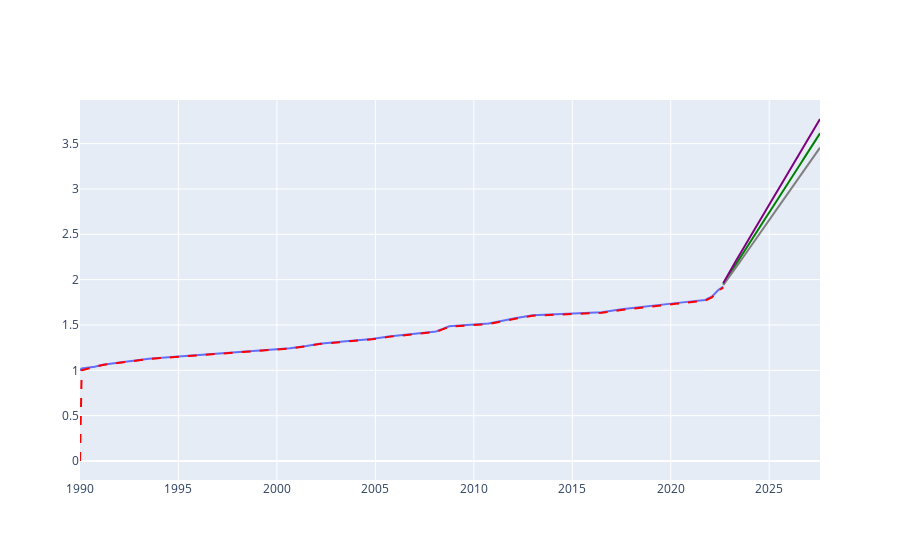

The notebook cell this image was saved under:
### Code cell
# plot forecast
fig = make_subplots(rows=1, cols=1)
fig.add_trace(px.line(df, x='valid_since', y='index', title='Indexation').data[0], row=1, col=1)
fig.add_trace(px.line(df, x='valid_since', y=arima_model_fit.fittedvalues, title='Indexation').data[0], row=1, col=1)
fig.add_trace(px.line(forecast_df, x=forecast_df.index, y='mean', title='Indexation').data[0], row=1, col=1)
fig.add_trace(px.line(forecast_df, x=forecast_df.index, y='mean_ci_lower', title='Indexation').data[0], row=1, col=1)
fig.add_trace(px.line(forecast_df, x=forecast_df.index, y='mean_ci_upper', title='Indexation').data[0], row=1, col=1)

# change color of trace
# change color of trace 
fig.data[1].line.color = 'red'
# add name 
fig.data[1].name = 'ARIMA model fit'
# dashed line
fig.data[1].line.dash = 'dash'

# change color of trace
fig.data[2].line.color = 'green'
fig.data[3].line.color = 'grey'
fig.data[4].line.color = 'purple'

fig.show()
